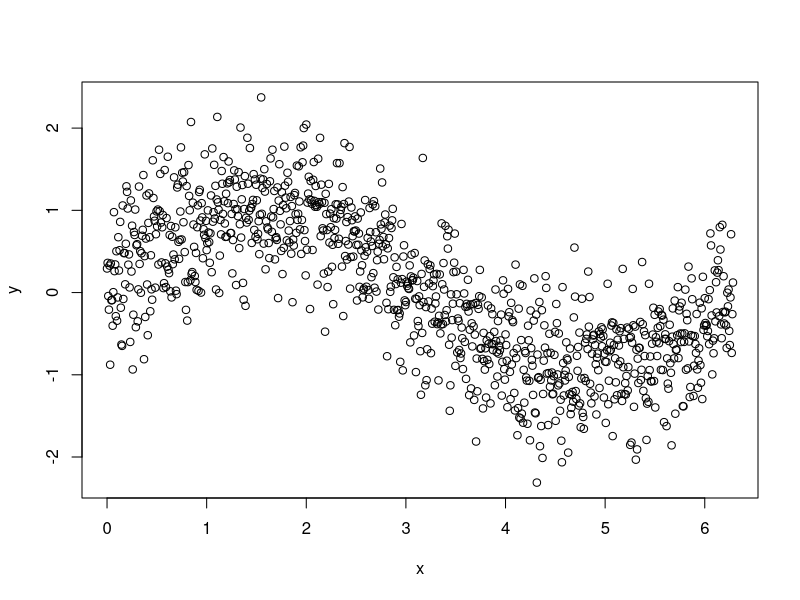
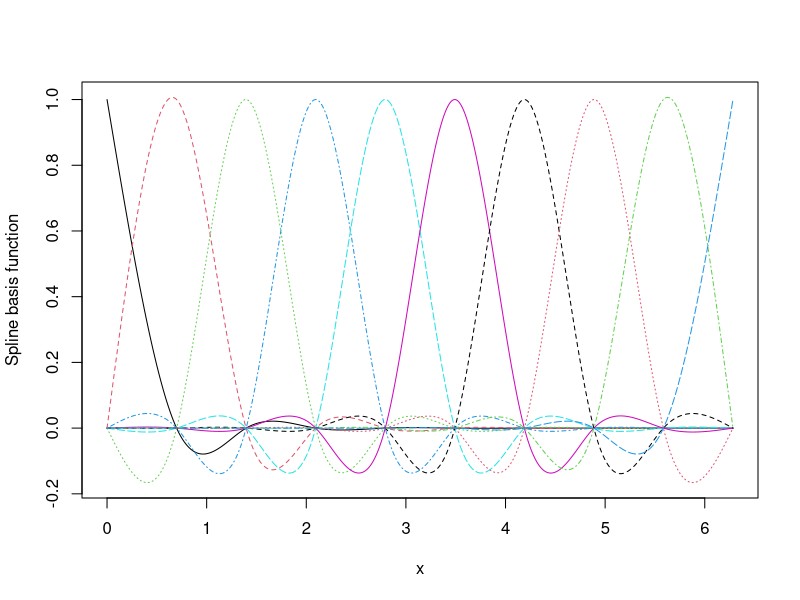
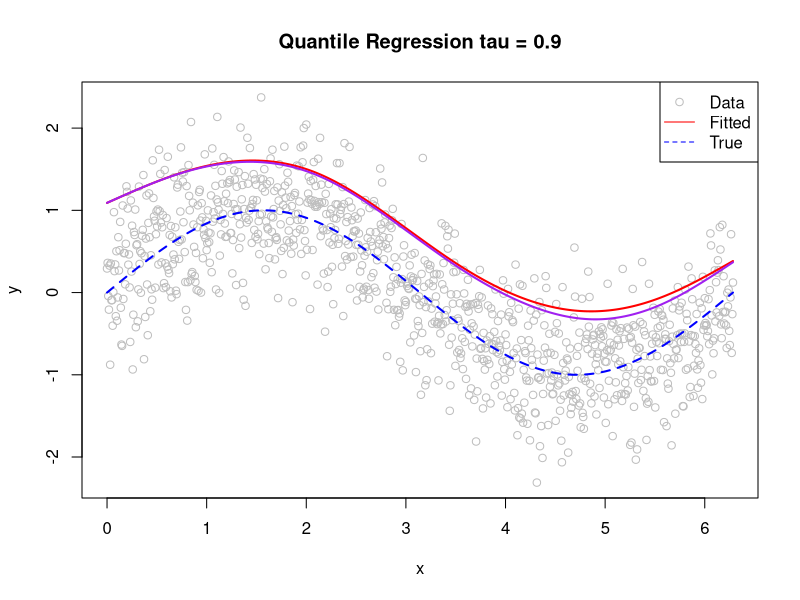
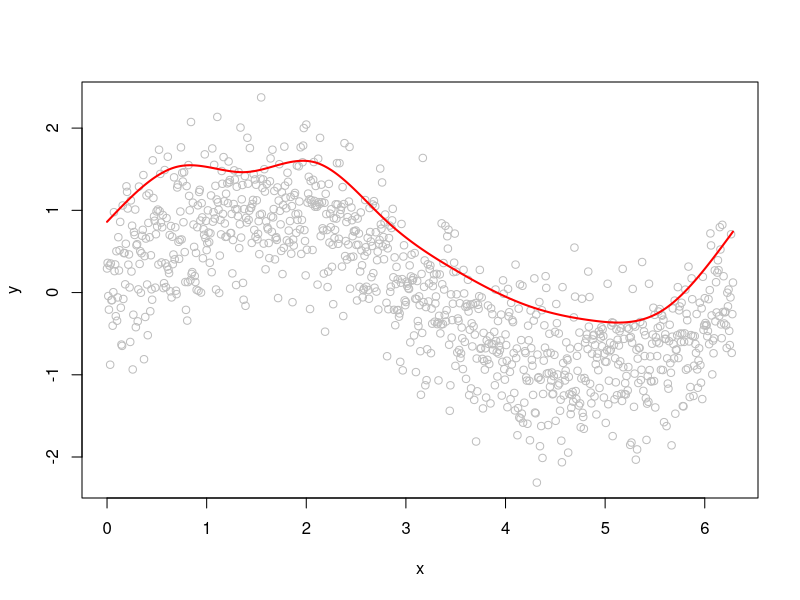

Generate these figures, in order, with R:
## ---- chunk 1
knitr::opts_chunk$set(echo = TRUE)
require("knitr")
## ---- chunk 2
set.seed(12345)
## ---- chunk 3
n <- 1e3
x <- seq(0, 2*pi, length.out = n)
y <- sin(x) + rnorm(n, 0, 0.5)
dat <- data.frame(x = x, y = y)
plot(x, y)
## ---- chunk 4
library(mgcv)
sm <- smoothCon(s(x, k = 10, bs = "cr"), data=dat, knots=NULL)[[1]]
X <- sm$X
S <- sm$S[[1]] # penalty matrix S

fit <- lm(y ~ X-1, data = dat)

matplot(X, x = x, type = 'l', ylab = "Spline basis function")
## ---- chunk 5
# Computes ELF density and its derivatives w.r.t mu
dlf <- function(x, tau, mu, psi, log = FALSE, deriv = 0)
{
  sig <- 1
  y <- (x - mu) / sig
  out <- (1-tau) * y - psi * log(1 + exp(y / psi)) - log(sig * psi * beta(psi * (1 - tau), tau * psi))
  if (!log) out <- exp(out)
  if(deriv > 0)
  {
    out <- list("d" = out)
    dl <- dlogis(x, mu, psi*sig)
    pl <- plogis(x, mu, psi*sig)
    out$D <- sum((pl - (1-tau)) / sig)
    if(deriv > 1)
    {
      out$D2 <- sum(-dl / sig)
    }
  }
  return(out)
}

# Computes negative log-likelihood as a function of beta
negllkFun <- function(par, tau, psi, dat, X)
{
  mu <- X %*% par
  out <- - sum( dlf(x = dat, tau = tau, mu = mu, psi = psi, log = TRUE))
  return(out)
}

# Computes derivative of the log-likelihood w.r.t. beta
negGrad <- function(par, tau, psi, dat, X)
{
  mu <- X %*% par
  tmp <- lapply(1:length(mu),
                function(ii){
                  a <- - dlf(x = dat[ii], tau = tau, mu = mu[ii],
                  psi = psi, log = TRUE, deriv = 1)$D
                  return(a[1] * X[ii, ])
                }
  )
  out <- Reduce("+", tmp)
  return(out)
}
## ---- chunk 6
# version one of penalty
pen_negllk <- function(par, tau, psi, dat, X, S, lambda) {
  negllkFun(par, tau, psi, dat, X) + as.numeric(lambda * t(par) %*% (S %*% par))
}

pen_negGrad <- function(par, tau, psi, dat, X, S, lambda) {
  as.numeric(negGrad(par, tau, psi, dat, X)) + 2 * lambda * as.vector(S %*% par)
}

# second version of penalty
pen_ssqr <- function(beta, X, y, S, 
                     lambda,tau, psi =0.1, sigma =1){
  mu <- X %*% beta
  res <- (y-mu)
  pen <- as.numeric(t(beta) %*% S %*% beta) #produces a 1x1 matrix
  
  loss <- sum((tau -(res<0))* res) 
  penalty <- lambda * pen
  return(loss+penalty)
}
## ---- chunk 7
tau <- 0.9 #90th quantile
psi <- 0.1
lambda <- 100
sigma <- 1


fit_pen_1 <- optim(par = coef(fit),
                fn = pen_negllk,
                gr = pen_negGrad,
                tau = tau, psi = psi, dat = dat$y, X = X, S = S, lambda = lambda,
                method = "BFGS")

fit_pen_2 <- optim(par = coef(fit),
                 fn = pen_ssqr,
                 y = y, X = X,
                 tau = tau, S = S,
                 lambda = lambda, method = "BFGS",
                 )

plot(x, y, col = "grey", main = paste("Quantile Regression tau =", tau))
lines(x, X %*% fit_pen_1$par, col = "red", lwd = 2)
lines(x, X %*% fit_pen_2$par, col = "purple", lwd = 2)
lines(x, sin(x), col = "blue", lty = 2, lwd = 2) # True function
legend("topright", legend = c("Data", "Fitted", "True"), 
       col = c("grey", "red", "blue"), lty = c(NA, 1, 2), pch = c(1, NA, NA))
## ---- chunk 8
# -> we want to find lambda that represents the data (not too small lambda that will overfit the data(model) nor too large that oversmooth the model )

# --- PARAMETERS
k_folds <- 5         # split the data into 5 equal folds (1 for validation, 2-5 for training)
taus <- 0.9          # quantile of interest
psi <- 0.05          # smoothing param used during fit (small)
sigma <- 1           # fixed
#Define lambda
lambda_grid <- 10^seq(-2, 5, length.out = 20)  # grid of lambdas to try (10^-2 to 10^5)
set.seed(42)


# --- K-Fold indices ---
n <- nrow(dat)
fold_indexs <- sample(rep(1:k_folds, length.out = n))

# store CV results
cv_results <- data.frame(lambda = lambda_grid, mean_val_loss = NA_real_)

# Precompute starting coefficients from full-data OLS (warm start)
start_coef <- coef(fit)  # from lm(y ~ X - 1)

# --- loop over lambda grid (K-Fold) ---
for (i in seq_along(lambda_grid)){
  lambda <- lambda_grid[i]
  validation_losses <- numeric(k_folds)
  
  for (fold in 1:k_folds) {
      train_index <- which(fold_indexs != fold)
      validation_index   <- which(fold_indexs == fold)
      
      X_train <- X[train_index,          , drop = FALSE]
      y_train <- dat$y[train_index]

      X_val   <- X[validation_index,     , drop = FALSE]
      y_val   <- dat$y[validation_index]
      
    
      
      beta_hat <- fit_pen_2$par
      
      #compute validation pinball loss, without penalty from pen_ssqr
      validation_losses[fold] <- sum((tau - (y_val - X_val %*% beta_hat < 0)) 
                                     * (y_val - X_val %*% beta_hat))

  }
      
      # store mean validation loss (lower is better) (normalized per-observation)
      cv_results$mean_val_loss[i] <- mean(validation_losses)/ length(validation_index) 
}
  
  #choosing best lambda (minimal mean validation)
  best_row <- cv_results[which.min(cv_results$mean_val_loss),  ]
  best_lambda <- best_row$lambda
  print(paste("Best Lambda is: ", best_lambda))
  
 # Fit final model
  fit_final_with_best_lambda <- optim(par = start_coef,
                            fn = pen_ssqr,
                            y = y_train,
                            X = X_train,
                            tau = tau,
                            S = S,
                            lambda = best_lambda,
                            method = "BFGS")
  
  plot(x, y, col = "grey")
  lines(x, X %*% fit_final_with_best_lambda$par, col = "red", lwd = 2)
  

## ---- chunk 9
# testing our code

